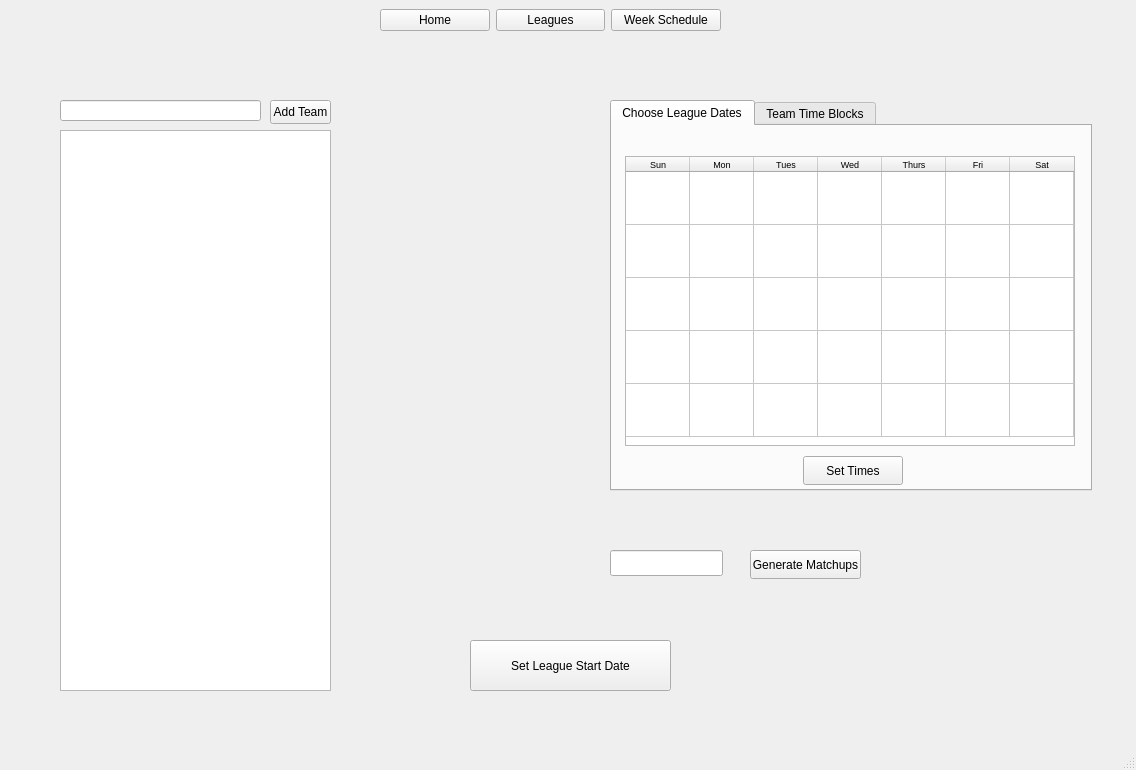
<?xml version="1.0" encoding="UTF-8"?>
<ui version="4.0">
 <class>MainWindow</class>
 <widget class="QMainWindow" name="MainWindow">
  <property name="geometry">
   <rect>
    <x>0</x>
    <y>0</y>
    <width>1136</width>
    <height>770</height>
   </rect>
  </property>
  <property name="windowTitle">
   <string>Season Scheduler</string>
  </property>
  <widget class="QWidget" name="centralwidget">
   <widget class="QWidget" name="verticalLayoutWidget">
    <property name="geometry">
     <rect>
      <x>10</x>
      <y>40</y>
      <width>1121</width>
      <height>711</height>
     </rect>
    </property>
    <layout class="QVBoxLayout" name="verticalLayout">
     <item>
      <widget class="QStackedWidget" name="stackedWidget">
       <property name="currentIndex">
        <number>2</number>
       </property>
       <widget class="QWidget" name="calendar_page">
        <widget class="QWidget" name="verticalLayoutWidget_2">
         <property name="geometry">
          <rect>
           <x>320</x>
           <y>80</y>
           <width>431</width>
           <height>411</height>
          </rect>
         </property>
         <layout class="QVBoxLayout" name="verticalLayout_2">
          <item>
           <widget class="QCalendarWidget" name="calendarWidget">
            <property name="gridVisible">
             <bool>false</bool>
            </property>
            <property name="verticalHeaderFormat">
             <enum>QCalendarWidget::VerticalHeaderFormat::NoVerticalHeader</enum>
            </property>
           </widget>
          </item>
         </layout>
        </widget>
       </widget>
       <widget class="QWidget" name="league_mgmt">
        <widget class="QListWidget" name="leagueListWidget">
         <property name="geometry">
          <rect>
           <x>410</x>
           <y>40</y>
           <width>271</width>
           <height>371</height>
          </rect>
         </property>
         <property name="font">
          <font>
           <pointsize>12</pointsize>
          </font>
         </property>
        </widget>
        <widget class="QLineEdit" name="createLeagueLine">
         <property name="geometry">
          <rect>
           <x>360</x>
           <y>430</y>
           <width>231</width>
           <height>31</height>
          </rect>
         </property>
         <property name="font">
          <font>
           <pointsize>12</pointsize>
          </font>
         </property>
         <property name="toolTip">
          <string>Enter Team name</string>
         </property>
        </widget>
        <widget class="QPushButton" name="createLeagueButton">
         <property name="geometry">
          <rect>
           <x>610</x>
           <y>430</y>
           <width>111</width>
           <height>31</height>
          </rect>
         </property>
         <property name="text">
          <string>Create League</string>
         </property>
        </widget>
       </widget>
       <widget class="QWidget" name="leagues_page">
        <widget class="QListWidget" name="teamListWidget">
         <property name="geometry">
          <rect>
           <x>50</x>
           <y>90</y>
           <width>271</width>
           <height>561</height>
          </rect>
         </property>
         <property name="font">
          <font>
           <pointsize>16</pointsize>
          </font>
         </property>
        </widget>
        <widget class="QTabWidget" name="league_tab">
         <property name="geometry">
          <rect>
           <x>600</x>
           <y>60</y>
           <width>482</width>
           <height>391</height>
          </rect>
         </property>
         <property name="sizePolicy">
          <sizepolicy hsizetype="Minimum" vsizetype="Expanding">
           <horstretch>0</horstretch>
           <verstretch>0</verstretch>
          </sizepolicy>
         </property>
         <property name="currentIndex">
          <number>0</number>
         </property>
         <widget class="QWidget" name="league_date_select">
          <attribute name="title">
           <string>Choose League Dates</string>
          </attribute>
          <widget class="QPushButton" name="leagueDateButton">
           <property name="geometry">
            <rect>
             <x>191</x>
             <y>330</y>
             <width>100</width>
             <height>29</height>
            </rect>
           </property>
           <property name="sizePolicy">
            <sizepolicy hsizetype="Expanding" vsizetype="Expanding">
             <horstretch>0</horstretch>
             <verstretch>0</verstretch>
            </sizepolicy>
           </property>
           <property name="text">
            <string>Set Times</string>
           </property>
          </widget>
          <widget class="QTableWidget" name="leagueDateTable">
           <property name="geometry">
            <rect>
             <x>13</x>
             <y>30</y>
             <width>450</width>
             <height>290</height>
            </rect>
           </property>
           <property name="font">
            <font>
             <pointsize>7</pointsize>
            </font>
           </property>
           <property name="rowCount">
            <number>5</number>
           </property>
           <property name="columnCount">
            <number>7</number>
           </property>
           <attribute name="horizontalHeaderMinimumSectionSize">
            <number>64</number>
           </attribute>
           <attribute name="horizontalHeaderDefaultSectionSize">
            <number>64</number>
           </attribute>
           <attribute name="verticalHeaderVisible">
            <bool>false</bool>
           </attribute>
           <attribute name="verticalHeaderMinimumSectionSize">
            <number>53</number>
           </attribute>
           <attribute name="verticalHeaderDefaultSectionSize">
            <number>53</number>
           </attribute>
           <row>
            <property name="text">
             <string>New Row</string>
            </property>
           </row>
           <row>
            <property name="text">
             <string>New Row</string>
            </property>
           </row>
           <row>
            <property name="text">
             <string>New Row</string>
            </property>
           </row>
           <row/>
           <row/>
           <column>
            <property name="text">
             <string>Sun</string>
            </property>
           </column>
           <column>
            <property name="text">
             <string>Mon</string>
            </property>
           </column>
           <column>
            <property name="text">
             <string>Tues</string>
            </property>
           </column>
           <column>
            <property name="text">
             <string>Wed</string>
            </property>
           </column>
           <column>
            <property name="text">
             <string>Thurs</string>
            </property>
           </column>
           <column>
            <property name="text">
             <string>Fri</string>
            </property>
           </column>
           <column>
            <property name="text">
             <string>Sat</string>
            </property>
           </column>
          </widget>
         </widget>
         <widget class="QWidget" name="league_date_block">
          <attribute name="title">
           <string>Team Time Blocks</string>
          </attribute>
          <widget class="QLabel" name="weekBlockLable">
           <property name="geometry">
            <rect>
             <x>210</x>
             <y>10</y>
             <width>51</width>
             <height>20</height>
            </rect>
           </property>
           <property name="text">
            <string/>
           </property>
           <property name="scaledContents">
            <bool>true</bool>
           </property>
          </widget>
          <widget class="QTableWidget" name="timeBlockTable">
           <property name="geometry">
            <rect>
             <x>13</x>
             <y>30</y>
             <width>450</width>
             <height>290</height>
            </rect>
           </property>
           <property name="font">
            <font>
             <pointsize>7</pointsize>
            </font>
           </property>
           <property name="frameShape">
            <enum>QFrame::Shape::StyledPanel</enum>
           </property>
           <property name="horizontalScrollMode">
            <enum>QAbstractItemView::ScrollMode::ScrollPerItem</enum>
           </property>
           <property name="showGrid">
            <bool>true</bool>
           </property>
           <attribute name="horizontalHeaderCascadingSectionResizes">
            <bool>false</bool>
           </attribute>
           <attribute name="horizontalHeaderMinimumSectionSize">
            <number>64</number>
           </attribute>
           <attribute name="horizontalHeaderDefaultSectionSize">
            <number>64</number>
           </attribute>
           <attribute name="horizontalHeaderStretchLastSection">
            <bool>false</bool>
           </attribute>
           <attribute name="verticalHeaderVisible">
            <bool>false</bool>
           </attribute>
           <attribute name="verticalHeaderMinimumSectionSize">
            <number>53</number>
           </attribute>
           <attribute name="verticalHeaderDefaultSectionSize">
            <number>53</number>
           </attribute>
           <row>
            <property name="text">
             <string>New Row</string>
            </property>
            <property name="font">
             <font>
              <pointsize>6</pointsize>
             </font>
            </property>
            <property name="textAlignment">
             <set>AlignLeading|AlignTop</set>
            </property>
           </row>
           <row>
            <property name="text">
             <string>New Row</string>
            </property>
            <property name="font">
             <font>
              <pointsize>6</pointsize>
             </font>
            </property>
            <property name="textAlignment">
             <set>AlignLeading|AlignTop</set>
            </property>
           </row>
           <row>
            <property name="text">
             <string>New Row</string>
            </property>
            <property name="font">
             <font>
              <pointsize>6</pointsize>
             </font>
            </property>
            <property name="textAlignment">
             <set>AlignLeading|AlignTop</set>
            </property>
           </row>
           <row>
            <property name="text">
             <string>New Row</string>
            </property>
            <property name="font">
             <font>
              <pointsize>6</pointsize>
             </font>
            </property>
            <property name="textAlignment">
             <set>AlignLeading|AlignTop</set>
            </property>
           </row>
           <row>
            <property name="text">
             <string>New Row</string>
            </property>
            <property name="font">
             <font>
              <pointsize>6</pointsize>
             </font>
            </property>
            <property name="textAlignment">
             <set>AlignLeading|AlignTop</set>
            </property>
           </row>
           <column>
            <property name="text">
             <string>Sun</string>
            </property>
           </column>
           <column>
            <property name="text">
             <string>Mon</string>
            </property>
           </column>
           <column>
            <property name="text">
             <string>Tues</string>
            </property>
           </column>
           <column>
            <property name="text">
             <string>Wed</string>
            </property>
           </column>
           <column>
            <property name="text">
             <string>Thurs</string>
            </property>
           </column>
           <column>
            <property name="text">
             <string>Fri</string>
            </property>
           </column>
           <column>
            <property name="text">
             <string>Sat</string>
            </property>
           </column>
          </widget>
          <widget class="QPushButton" name="timeBlockButton">
           <property name="geometry">
            <rect>
             <x>191</x>
             <y>330</y>
             <width>93</width>
             <height>29</height>
            </rect>
           </property>
           <property name="text">
            <string>Set Times</string>
           </property>
          </widget>
         </widget>
        </widget>
        <widget class="QLineEdit" name="addTeamLine">
         <property name="geometry">
          <rect>
           <x>50</x>
           <y>60</y>
           <width>201</width>
           <height>21</height>
          </rect>
         </property>
         <property name="font">
          <font>
           <pointsize>11</pointsize>
          </font>
         </property>
        </widget>
        <widget class="QPushButton" name="addTeamButton">
         <property name="geometry">
          <rect>
           <x>260</x>
           <y>60</y>
           <width>61</width>
           <height>24</height>
          </rect>
         </property>
         <property name="text">
          <string>Add Team</string>
         </property>
        </widget>
        <widget class="QLineEdit" name="matchupsLine">
         <property name="geometry">
          <rect>
           <x>600</x>
           <y>510</y>
           <width>113</width>
           <height>26</height>
          </rect>
         </property>
        </widget>
        <widget class="QPushButton" name="matchupsButton">
         <property name="geometry">
          <rect>
           <x>740</x>
           <y>510</y>
           <width>111</width>
           <height>29</height>
          </rect>
         </property>
         <property name="text">
          <string>Generate Matchups</string>
         </property>
        </widget>
        <widget class="QLabel" name="leagueLable">
         <property name="geometry">
          <rect>
           <x>470</x>
           <y>10</y>
           <width>151</width>
           <height>31</height>
          </rect>
         </property>
         <property name="text">
          <string/>
         </property>
        </widget>
        <widget class="QPushButton" name="leagueStartButton">
         <property name="geometry">
          <rect>
           <x>460</x>
           <y>600</y>
           <width>201</width>
           <height>51</height>
          </rect>
         </property>
         <property name="text">
          <string>Set League Start Date</string>
         </property>
        </widget>
       </widget>
      </widget>
     </item>
    </layout>
   </widget>
   <widget class="QWidget" name="horizontalLayoutWidget">
    <property name="geometry">
     <rect>
      <x>380</x>
      <y>0</y>
      <width>341</width>
      <height>41</height>
     </rect>
    </property>
    <layout class="QHBoxLayout" name="horizontalLayout_2">
     <item>
      <widget class="QPushButton" name="homeButton">
       <property name="text">
        <string>Home</string>
       </property>
      </widget>
     </item>
     <item>
      <widget class="QPushButton" name="leaguesButton">
       <property name="text">
        <string>Leagues</string>
       </property>
      </widget>
     </item>
     <item>
      <widget class="QPushButton" name="weekScheduleButton">
       <property name="enabled">
        <bool>true</bool>
       </property>
       <property name="text">
        <string>Week Schedule</string>
       </property>
      </widget>
     </item>
    </layout>
   </widget>
  </widget>
  <widget class="QStatusBar" name="statusbar"/>
 </widget>
 <resources/>
 <connections/>
</ui>
